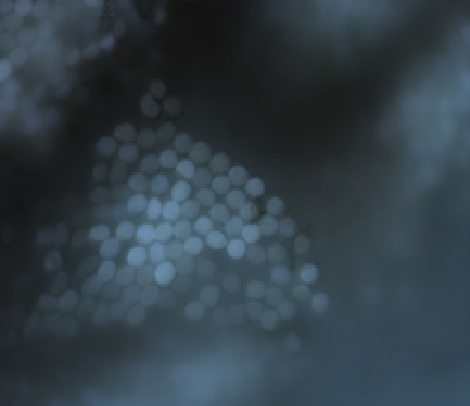
%> input picture Tryme6.png, 470 x 406 px
$ octave boundarydetection.m   (GNU Octave 9; MATLAB toolbox functions it lacks are replaced by stand-ins)
%> lines starting %> are read from the running program, lines starting %| are printed output that depends on the picture
rgb = imread('tryme6.png');
%> rgb is the input picture: size 406x470x3 uint8; mean R, G, B 50.2, 63.3, 71.6
I = rgb2gray(rgb);
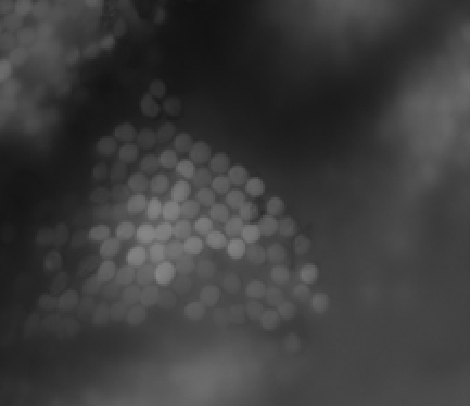
%> I: size 406x470 uint8; min 18, max 134, mean 60.3


text(732,501,'Image courtesy of Corel(R)',...
     'FontSize',7,'HorizontalAlignment','right')
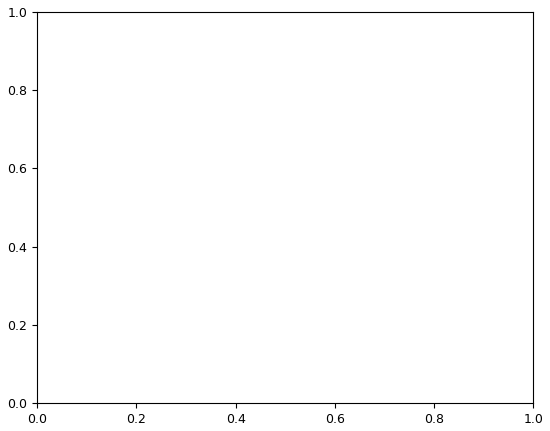
%> figure redrawn from the program's plot data
hy = fspecial('sobel');
hx = hy';
Iy = imfilter(double(I), hy, 'replicate');
Ix = imfilter(double(I), hx, 'replicate');
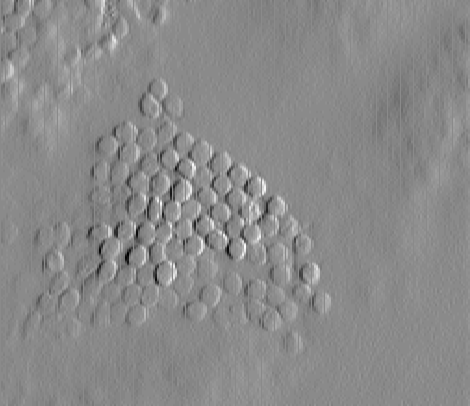
%> Ix: size 406x470 double; min -104, max 87, mean -0.4; drawn with min black and max white
gradmag = sqrt(Ix.^2 + Iy.^2);
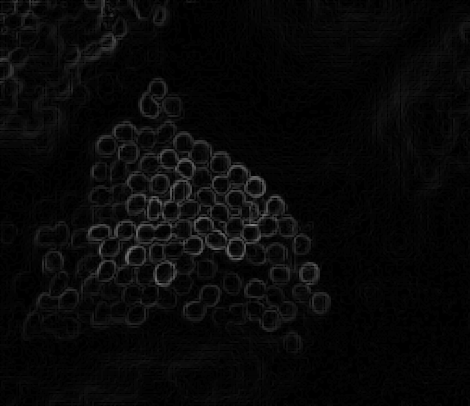
%> gradmag: size 406x470 double; min 0, max 133.3, mean 8.4
bc = imcomplement(gradmag);
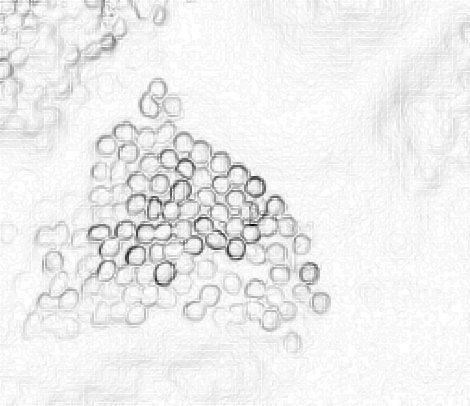
%> bc: size 406x470 double; min -132.3, max 1, mean -7.43; drawn with min black and max white

% read in tiff image and convert it to double format
my_image = im2double(bc);
my_image = my_image(:,:,1);
% perform thresholding by logical indexing
image_thresholded = my_image;
image_thresholded(my_image>-15) = 256;
image_thresholded(my_image<-15) = 0;
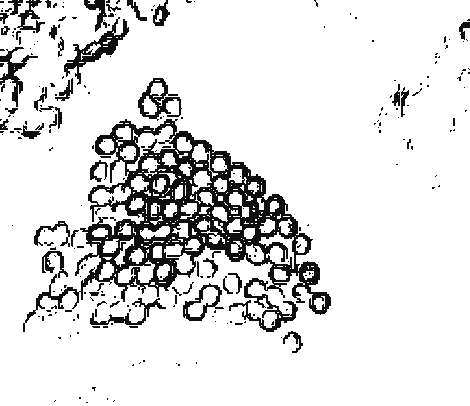
%> image_thresholded: size 406x470 double; min -15, max 256, mean 223.4; drawn with min black and max white
% display result
BW = image_thresholded;
BW2 = bwmorph(BW,'remove');
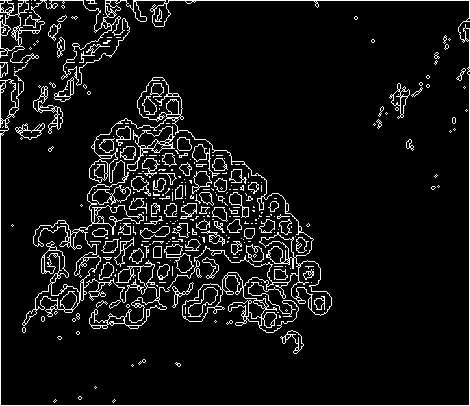
%> BW2: size 406x470 logical; 7.4% white in thin lines or dots
BW3 = imcomplement(BW2);
%> BW3: size 406x470 logical; 92.6% white; black in thin lines or dots

figure()
subplot(1,2,1)
imshow(BW3,[])
title('original image')
subplot(1,2,2)
imshow(image_thresholded,[])
title('thresholded image')

$ run again, with Tryme2.PNG copied over Tryme6.png
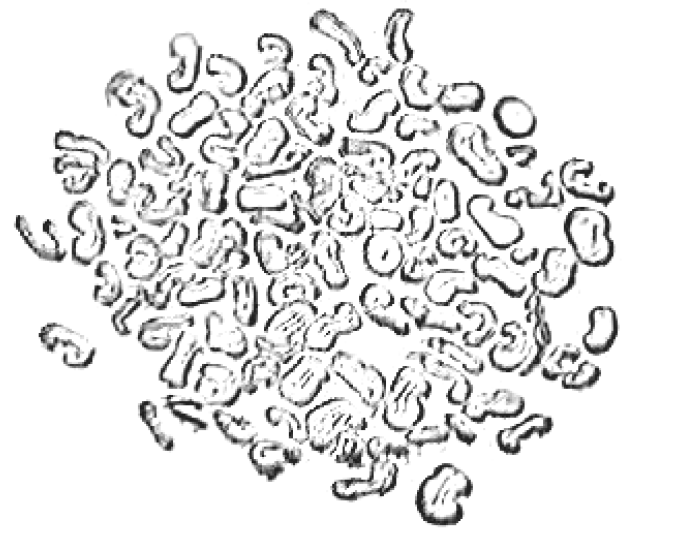
%> input picture Tryme2.PNG, 675 x 544 px
%> rgb is the input picture: size 544x675x3 uint8; min 31, max 255, mean 228.3
%> `Ix = imfilter(double(I), hx, 'replicate');`:
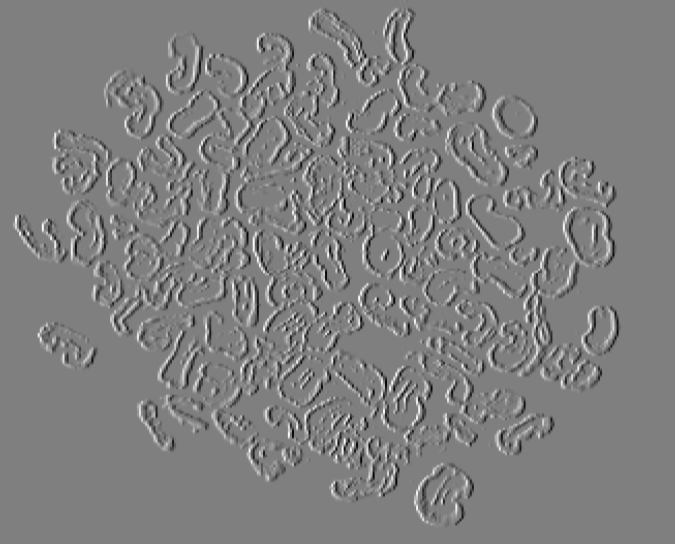
%> Ix: size 544x675 double; min -896, max 896, mean 0; mean of the top-left, top-right, bottom-left and bottom-right quarters 0.8, -0.8, 1.1, -1.1; drawn with min black and max white
%> `BW2 = bwmorph(BW,'remove');`:
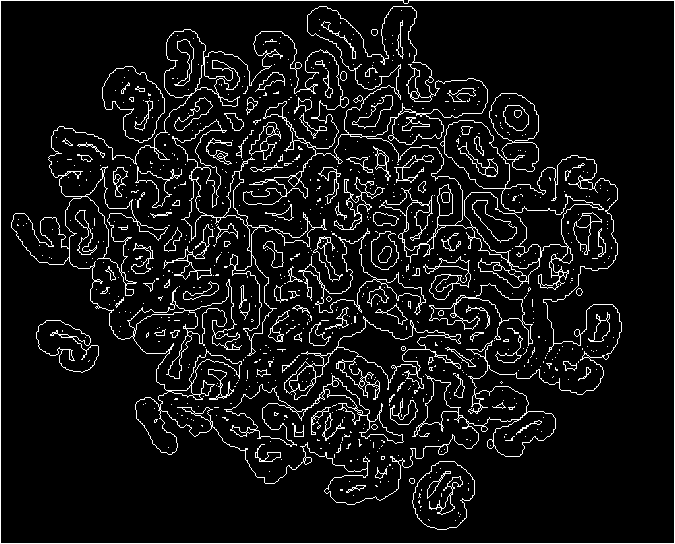
%> BW2: size 544x675 logical; 7.7% white in thin lines or dots
%> BW3: size 544x675 logical; 92.3% white; black in thin lines or dots

$ run again, with Tryme3.PNG copied over Tryme6.png
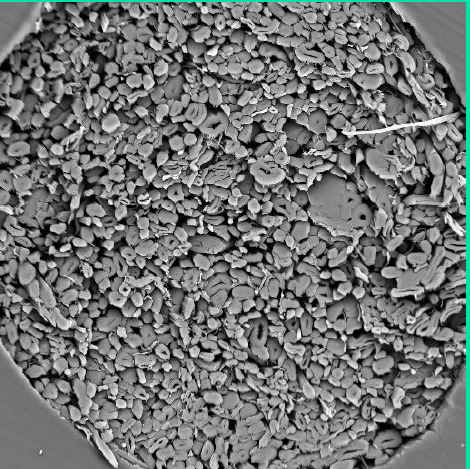
%> input picture Tryme3.PNG, 470 x 469 px
%> rgb is the input picture: size 469x470x3 uint8; mean R, G, B 114.6, 117.5, 116.7
%> `image_thresholded(my_image>-15) = 256;`:
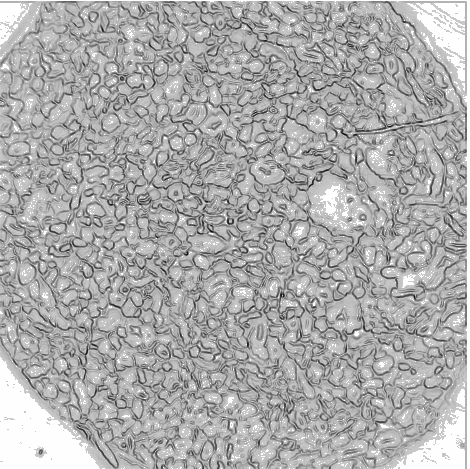
%> image_thresholded: size 469x470 double; min -1059.4, max 256, mean -171.8; drawn with min black and max white
%> `BW2 = bwmorph(BW,'remove');`:
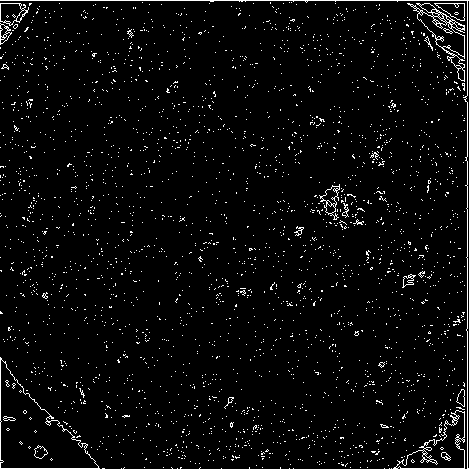
%> BW2: size 469x470 logical; 3.7% white in thin lines or dots
%> BW3: size 469x470 logical; 96.3% white; black in thin lines or dots

$ run again, with Tryme5.png copied over Tryme6.png
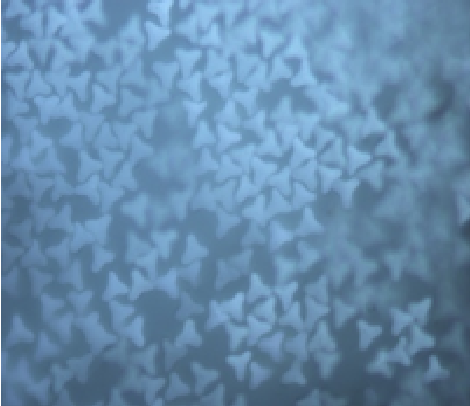
%> input picture Tryme5.png, 470 x 406 px
%> rgb is the input picture: size 406x470x3 uint8; mean R, G, B 102.1, 139.7, 172.3
%> `BW2 = bwmorph(BW,'remove');`:
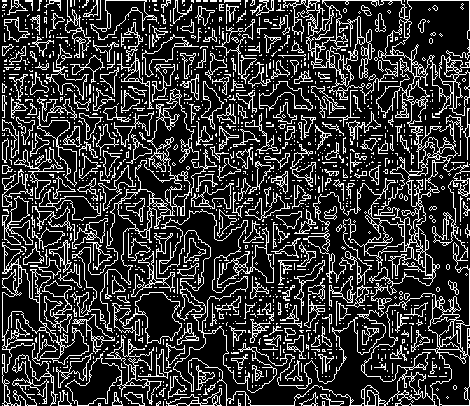
%> BW2: size 406x470 logical; 20.8% white in thin lines or dots
%> BW3: size 406x470 logical; 79.2% white; black in thin lines or dots
